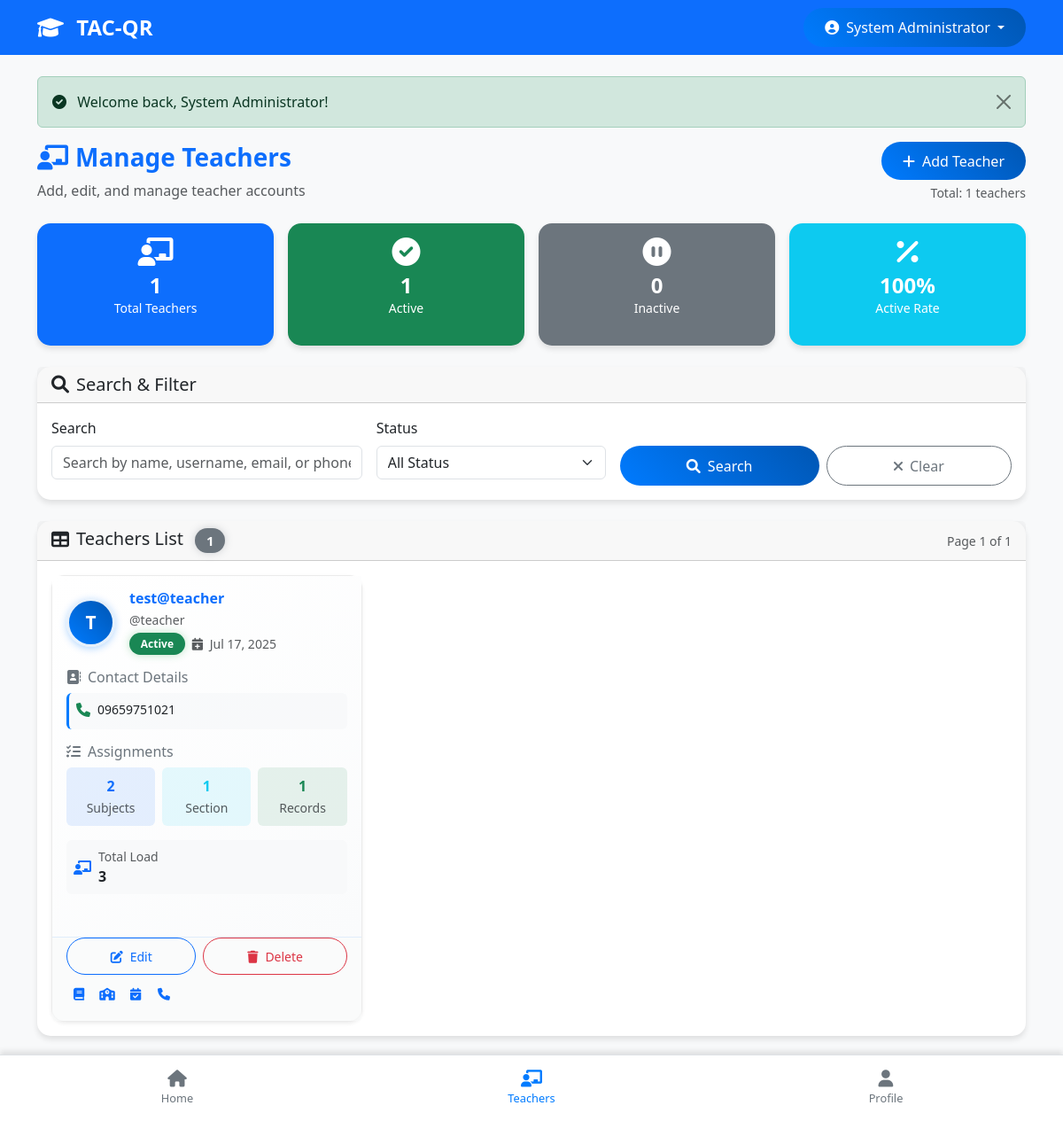
Page /teachers.php (signed in) on the committed database.
### tables this page shows
CREATE TABLE `users` (
  `id` int(11) NOT NULL,
  `username` varchar(50) NOT NULL,
  `full_name` varchar(100) NOT NULL,
  `password` varchar(255) NOT NULL DEFAULT '',
  `phone` varchar(20) DEFAULT NULL,
  `role` enum('admin','teacher','student','parent') NOT NULL,
  `lrn` varchar(12) DEFAULT NULL COMMENT 'Learner Reference Number for students only',
  `section_id` int(11) DEFAULT NULL,
  `parent_id` int(11) DEFAULT NULL,
  `profile_image` varchar(255) DEFAULT NULL,
  `profile_image_path` varchar(255) DEFAULT NULL,
  `qr_code` text DEFAULT NULL,
  `status` enum('active','inactive') DEFAULT 'active',
  `created_at` timestamp NOT NULL DEFAULT current_timestamp(),
  `updated_at` timestamp NOT NULL DEFAULT current_timestamp() ON UPDATE current_timestamp()
);

### teachers.php (the view, shortened to what the rows shown need)
<?php
require_once 'config.php';
$page = isset($_GET['page']) ? intval($_GET['page']) : 1;
$search = isset($_GET['search']) ? sanitize_input($_GET['search']) : '';
$status_filter = isset($_GET['status']) ? sanitize_input($_GET['status']) : '';
$records_per_page = 10;
$offset = ($page - 1) * $records_per_page;
$where_conditions = ["role = 'teacher'"];
$search_params = [];
$where_clause = implode(' AND ', $where_conditions);
try {
    $teachers_query = "
        SELECT u.*,
               (SELECT COUNT(*) FROM subjects WHERE teacher_id = u.id AND status = 'active') as subjects_count,
               (SELECT COUNT(*) FROM sections WHERE teacher_id = u.id AND status = 'active') as sections_count,
               (SELECT COUNT(*) FROM attendance WHERE teacher_id = u.id) as attendance_count
        FROM users u
        WHERE $where_clause
        ORDER BY u.created_at DESC, u.full_name ASC
        LIMIT $records_per_page OFFSET $offset
    ";
    $teachers_stmt = $pdo->prepare($teachers_query);
    $teachers_stmt->execute($search_params);
    $teachers = $teachers_stmt->fetchAll(PDO::FETCH_ASSOC);
} catch(PDOException $e) {
    $teachers = [];
    $total_records = 0;
    $total_pages = 0;
    $stats = ['total_teachers' => 0, 'active_teachers' => 0, 'inactive_teachers' => 0];
}
include 'header.php';
?>
<div class="row">
    <div class="col-12">
        <div class="d-flex flex-column flex-sm-row justify-content-between align-items-start align-items-sm-center gap-3 mb-4">
            <div>
                <h1 class="h3 fw-bold text-primary">
                    <i class="fas fa-chalkboard-teacher me-2"></i>Manage Teachers
                </h1>
            </div>
        </div>
    </div>
</div>
<div class="card">
    <div class="card-body p-0">
        <?php if (empty($teachers)): ?>
            <div class="text-center py-5">
                <i class="fas fa-chalkboard-teacher fa-4x text-muted mb-3"></i>
                <h4 class="text-muted mb-2">No Teachers Found</h4>
                <p class="text-muted mb-3">
                    <?php if (!empty($search) || !empty($status_filter)): ?>
                        No teachers match your search criteria.
                    <?php else: ?>
                        Start by adding your first teacher.
                    <?php endif; ?>
                </p>
                <?php if (empty($search) && empty($status_filter)): ?>
                    <button type="button" class="btn btn-primary" data-bs-toggle="modal" data-bs-target="#addTeacherModal">
                        <i class="fas fa-plus me-2"></i>Add First Teacher
                    </button>
                <?php else: ?>
                    <a href="teachers.php" class="btn btn-outline-primary">
                        <i class="fas fa-times me-2"></i>Clear Filters
                    </a>
                <?php endif; ?>
            </div>
        <?php else: ?>
            <div class="row g-3 p-3">
                <?php foreach ($teachers as $teacher): ?>
                    <div class="col-12 col-md-6 col-lg-4">
                        <div class="card h-100 teacher-card border-0 shadow-sm">
                            <div class="card-body p-3">
                                <div class="d-flex align-items-center mb-3">
                                    <div class="profile-avatar me-3" style="width: 55px; height: 55px; background: linear-gradient(45deg, #007bff, #0056b3); display: flex; align-items: center; justify-content: center; border-radius: 50%; color: white; font-weight: bold; font-size: 1.3rem; box-shadow: 0 2px 8px rgba(0,123,255,0.3);">
                                        <?php echo strtoupper(substr($teacher['full_name'], 0, 1)); ?>
                                    </div>
                                    <div class="flex-grow-1">
                                        <h6 class="fw-bold mb-1 text-primary"><?php echo htmlspecialchars($teacher['full_name']); ?></h6>
                                        <small class="text-muted d-block">@<?php echo htmlspecialchars($teacher['username']); ?></small>
                                        <div class="d-flex align-items-center mt-1">
                                            <span class="badge bg-<?php echo $teacher['status'] == 'active' ? 'success' : 'secondary'; ?> me-2">
                                                <?php echo ucfirst($teacher['status']); ?>
                                            </span>
                                            <small class="text-muted">
                                                <i class="fas fa-calendar-plus me-1"></i>
                                                <?php echo date('M j, Y', strtotime($teacher['created_at'])); ?>
                                            </small>
                                        </div>
                                    </div>
                                </div>
                                <div class="mb-3">
                                    <h6 class="text-secondary mb-2">
                                        <i class="fas fa-address-book me-2"></i>Contact Details
                                    </h6>
                                    <div class="contact-info">
                                        <?php if ($teacher['phone']): ?>
                                            <div class="mb-1 d-flex align-items-center">
                                                <i class="fas fa-phone me-2 text-success" style="width: 16px;"></i>
                                                <small><?php echo htmlspecialchars($teacher['phone']); ?></small>
                                            </div>
                                        <?php endif; ?>
                                    </div>
                                </div>
                                <div class="mb-3">
                                    <h6 class="text-secondary mb-2">
                                        <i class="fas fa-tasks me-2"></i>Assignments
                                    </h6>
                                    <div class="row g-2 text-center">
                                        <div class="col-4">
                                            <div class="assignment-stat bg-primary bg-opacity-10 rounded p-2">
                                                <div class="fw-bold text-primary"><?php echo $teacher['subjects_count']; ?></div>
                                                <small class="text-muted">Subject<?php echo $teacher['subjects_count'] != 1 ? 's' : ''; ?></small>
                                            </div>
                                        </div>
                                        <div class="col-4">
                                            <div class="assignment-stat bg-info bg-opacity-10 rounded p-2">
                                                <div class="fw-bold text-info"><?php echo $teacher['sections_count']; ?></div>
                                                <small class="text-muted">Section<?php echo $teacher['sections_count'] != 1 ? 's' : ''; ?></small>
                                            </div>
                                        </div>
                                        <div class="col-4">
                                            <div class="assignment-stat bg-success bg-opacity-10 rounded p-2">
                                                <div class="fw-bold text-success"><?php echo $teacher['attendance_count']; ?></div>
                                                <small class="text-muted">Records</small>
                                            </div>
                                        </div>
                                    </div>
                                </div>
                                <div class="mb-3">
                                    <div class="row g-2">
                                        <div class="col-12">
                                            <div class="d-flex align-items-center bg-light rounded p-2">
                                                <i class="fas fa-chalkboard-teacher me-2 text-primary"></i>
                                                <div>
                                                    <small class="text-muted d-block">Total Load</small>
                                                    <span class="fw-bold"><?php echo $teacher['subjects_count'] + $teacher['sections_count']; ?></span>
                                                </div>
                                            </div>
                                        </div>
                                    </div>
                                </div>
                            </div>
                            <div class="card-footer bg-transparent border-top-0 pt-0 pb-3 px-3">
                                <div class="d-flex gap-2">
                                    <button type="button" class="btn btn-outline-primary btn-sm flex-fill"
                                            onclick="editTeacher(<?php echo htmlspecialchars(json_encode($teacher)); ?>)"
                                            data-bs-toggle="tooltip" title="Edit Teacher">
                                        <i class="fas fa-edit me-2"></i>Edit
                                    </button>
                                    <button type="button" class="btn btn-outline-danger btn-sm flex-fill"
                                            onclick="deleteTeacher(<?php echo $teacher['id']; ?>, '<?php echo htmlspecialchars($teacher['full_name']); ?>')"
                                            data-bs-toggle="tooltip" title="Delete Teacher">
                                        <i class="fas fa-trash me-2"></i>Delete
                                    </button>
                                </div>
                                <div class="d-flex gap-1 mt-2">
                                    <?php if ($teacher['subjects_count'] > 0): ?>
                                        <a href="subjects.php?teacher_id=<?php echo $teacher['id']; ?>"
                                           class="btn btn-link btn-sm p-1 text-decoration-none"
                                           data-bs-toggle="tooltip" title="View Subjects">
                                            <i class="fas fa-book"></i>
                                        </a>
                                    <?php endif; ?>
                                    <?php if ($teacher['sections_count'] > 0): ?>
                                        <a href="sections.php?teacher_id=<?php echo $teacher['id']; ?>"
                                           class="btn btn-link btn-sm p-1 text-decoration-none"
                                           data-bs-toggle="tooltip" title="View Sections">
                                            <i class="fas fa-school"></i>
                                        </a>
                                    <?php endif; ?>
                                    <?php if ($teacher['attendance_count'] > 0): ?>
                                        <a href="attendance.php?teacher_id=<?php echo $teacher['id']; ?>"
                                           class="btn btn-link btn-sm p-1 text-decoration-none"
                                           data-bs-toggle="tooltip" title="View Attendance Records">
                                            <i class="fas fa-calendar-check"></i>
                                        </a>
                                    <?php endif; ?>
                                    <?php if ($teacher['phone']): ?>
                                        <a href="tel:<?php echo htmlspecialchars($teacher['phone']); ?>"
                                           class="btn btn-link btn-sm p-1 text-decoration-none"
                                           data-bs-toggle="tooltip" title="Call">
                                            <i class="fas fa-phone"></i>
                                        </a>
                                    <?php endif; ?>
                                </div>
                            </div>
                        </div>
                    </div>
                <?php endforeach; ?>
            </div>
        <?php endif; ?>
    </div>
</div>
<?php include 'footer.php'; ?>

### header.php (shortened to what the rows shown need)
<!DOCTYPE html>
<html lang="en">
<head>
    <link href="https://cdn.jsdelivr.net/npm/bootstrap@5.3.0/dist/css/bootstrap.min.css" rel="stylesheet">
    <link href="https://cdnjs.cloudflare.com/ajax/libs/font-awesome/6.0.0/css/all.min.css" rel="stylesheet">
    <link href="https://cdn.jsdelivr.net/npm/select2@4.1.0-rc.0/dist/css/select2.min.css" rel="stylesheet">
    <link href="https://cdn.jsdelivr.net/npm/select2-bootstrap-5-theme@1.3.0/dist/select2-bootstrap-5-theme.min.css" rel="stylesheet">
    <link href="assets/css/pwa.css" rel="stylesheet">
</head>
<body class="<?php echo isOfflineMode() ? 'offline-mode' : ''; ?>">
<nav class="navbar navbar-expand-lg navbar-dark bg-primary sticky-top">
    <div class="container">
        <?php if (isLoggedIn()): ?>
            <div class="dropdown">
                <button class="btn btn-primary dropdown-toggle border-0" type="button" id="userDropdown" data-bs-toggle="dropdown" aria-expanded="false">
                    <i class="fas fa-user-circle me-1"></i>
                    <span class="d-none d-md-inline">
                        <?php
                        $current_user = getCurrentUser($pdo);
                        echo $current_user ? $current_user['full_name'] : 'User';
                        ?>
                    </span>
                </button>
            </div>
        <?php endif; ?>
    </div>
</nav>
<main class="container mt-4">

### rows in the picture
users: full_name "System Administrator"
users: full_name "T", full_name "test@teacher", username "teacher", status "Active", created_at "Jul 17, 2025", phone "09659751021", subjects_count "2", sections_count "1", attendance_count "1", sections_count "3"

### other values in the picture
$_SESSION['success'] "Welcome back, System Administrator!"
$stats['total_teachers'] "1"
$stats['active_teachers'] "1"
$stats['inactive_teachers'] "0"
$total_records "1"
$page "1"
$total_pages "1"
